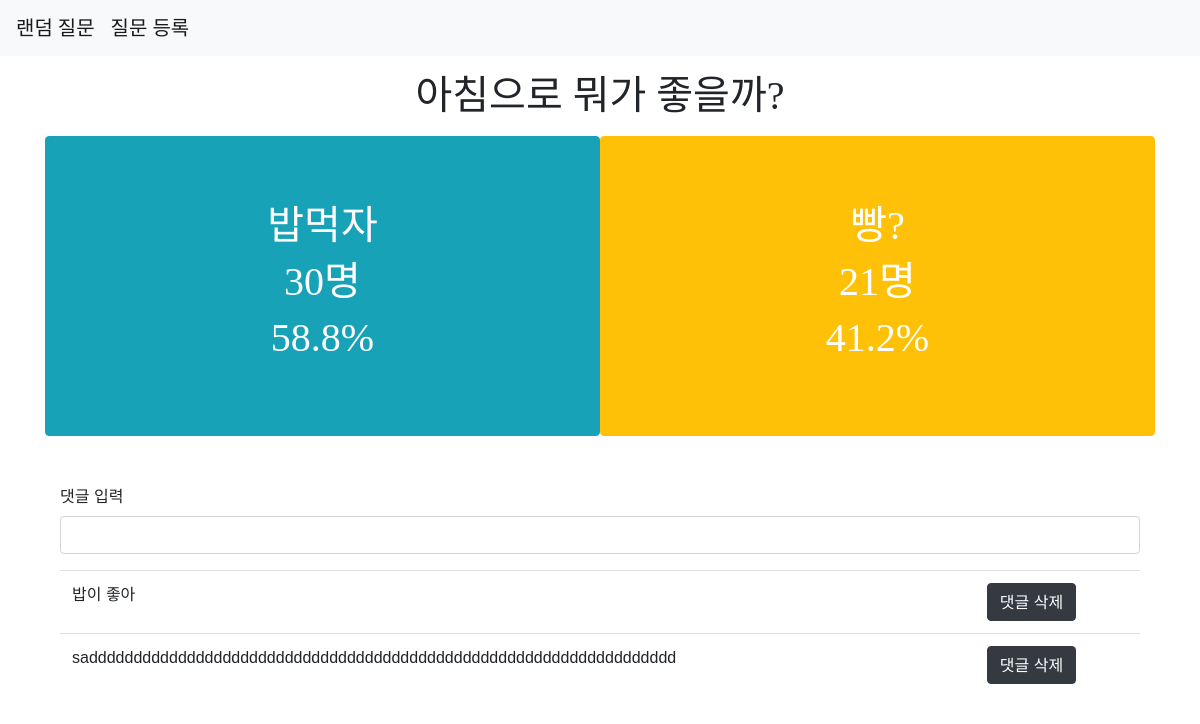
The page /questions/4/detail/4/ on the database as committed earlier.
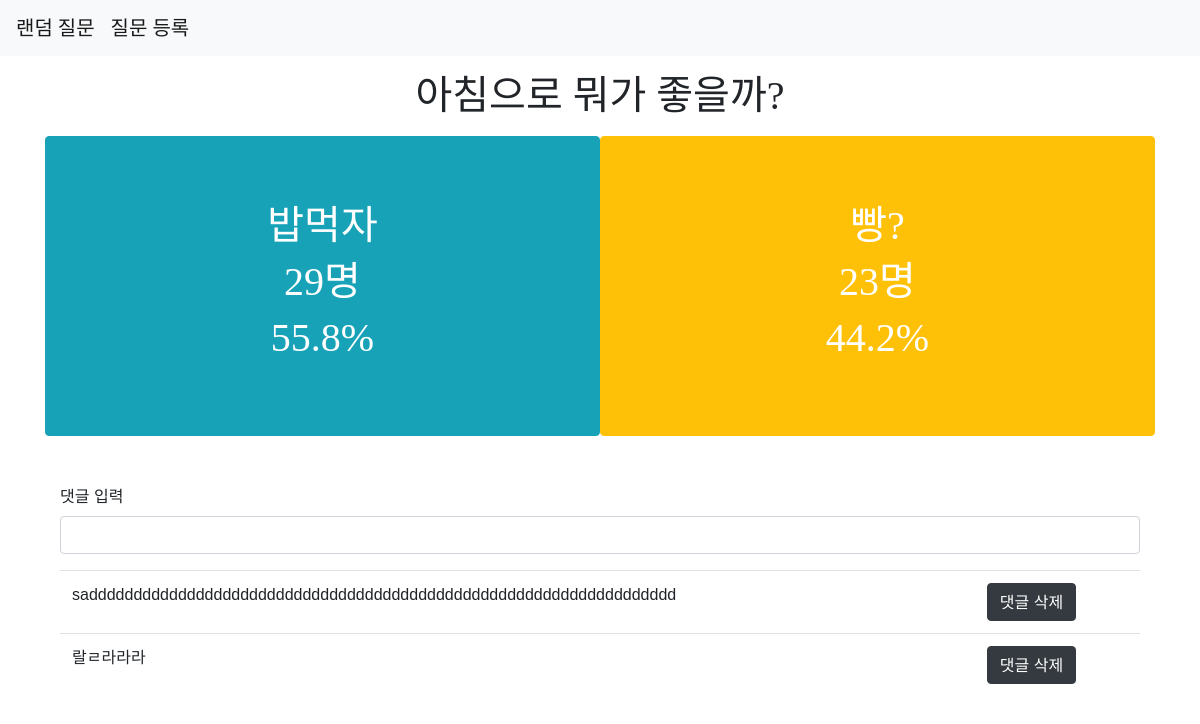
The same page on the database as committed later.
### questions/models.py (models this page shows)
class Choice(models.Model):
    question = models.ForeignKey(Question, on_delete=models.CASCADE)
    pick = models.IntegerField()
    comment = models.TextField()

### questions/views.py (the view)
# urls.py: path('<int:question_id>/detail/<int:choice_id>/', views.detail, name="detail"),
def detail(request, question_id, choice_id):
    question = Question.objects.get(id=question_id)
    choices = question.choice_set.all()
    left = 0
    for choice in choices:
        if choice.pick == 1:
            left += 1
    total = len(choices)
    right = total - left
    left_per = round(left / total * 100, 1)
    right_per = round(right / total * 100, 1)
    choice = Choice.objects.get(id=choice_id)
    context = {
        'question': question,
        'left': left,
        'right': right,
        'left_per': left_per,
        'right_per': right_per,
        'choice': choice,
        'choices': choices,
    }
    return render(request, 'detail.html', context)

### questions/templates/detail.html (shortened to what this page needs)
{% extends 'base.html' %}
{% block body %}
  <h1 class="d-flex justify-content-center m-3 title">{{question.title}}</h1>
  <div class="container">
    <div class="row">
      <a style="height: 300px;" class="btn btn-info text-white d-flex flex-column justify-content-center col-6 options">
        <h5>{{question.option_left}}</h5>
        <h5>{{left}}명</h5>
        <h5>{{left_per}}%</h5>
      </a>
      <a class="btn btn-warning text-white d-flex flex-column justify-content-center col-6 options">
        <h5>{{question.option_right}}</h5>
        <h5>{{right}}명</h5>
        <h5>{{right_per}}%</h5>
      </a>
    </div>
  </div>
  <div class="container mt-5">
    <form action="{% url 'questions:answer_create' question.id choice.id %}" method="post">
      <div class="form-group">
        <label for="comment">댓글 입력</label>
        <input type="text" class="form-control" id="comment" name="comment">
      </div>
    </form>
    <table class="table">
      <tbody>
        {% for choice_pick in choices %}
        {% if choice_pick.comment %}
        <tr>
          <td class="answer">{{choice_pick.comment}}</td>
          <td><a class="btn btn-dark" href="{% url 'questions:answer_delete' question.id choice_pick.id %}">댓글 삭제</a></td>
        </tr>
        {% endif %}
        {% endfor %}
      </tbody>
    </table>
  </div>
{% endblock %}

Rows that differ between the two databases and show on the page:
removed Choice: comment "밥이 좋아"
added Choice: comment "랄ㄹ라라라"
Other text that changed with them:
{{ left }}: "30" → "29"
{{ left_per }}: "58.8" → "55.8"
{{ right }}: "21" → "23"
{{ right_per }}: "41.2" → "44.2"
